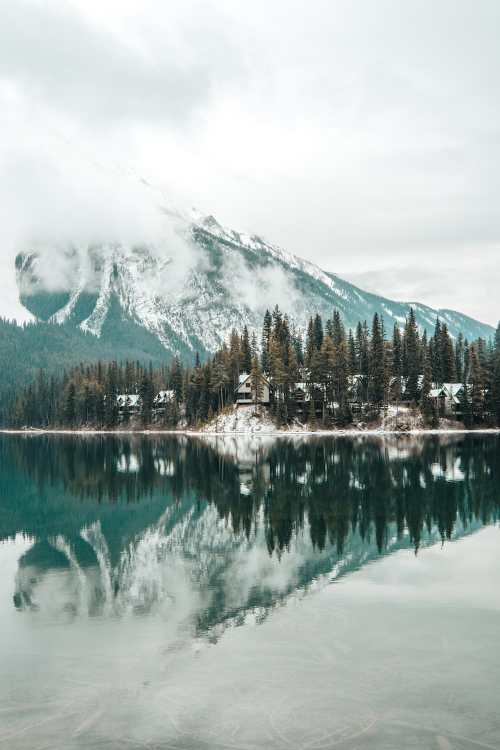
#> input picture Q2/chapter1.jpg, 1000 x 1500 px (shown at 1/2 size)
$ python CH1.py
#> lines starting #> are read from the running program, lines starting #| are printed output that depends on the picture
from PIL import Image
import matplotlib.pyplot as plt
import pandas as pd
import time
from PIL import ImageDraw

img = Image.open('chapter1.jpg')
#> img is the input picture: PIL image 1000x1500 RGB; mean R, G, B 166, 177.4, 174

plt.imshow(img)

px = img.load()
print(px)
#> (printed output is left out)

pix_val = list(img.getdata())
#> pix_val = 1500000 items

print(pix_val)
#> (printed output is left out)

pixel = []

coordinates = []

for a in range(0, 1000):
    for b in range(0, 1500):
        rgb = px[a, b]
        coordinates.append([a, b])
#> after the loop, coordinates = 1500000 items

column = ['coordinated', 'RGB']
df = pd.DataFrame(zip(coordinates, pix_val), columns=column)
#> df = table of 1500000 rows and 2 columns
print(df)

list_of_list = [list(t) for t in pix_val]
#> list_of_list = 1500000 items
print(list_of_list)


current_time = int(time.time())
generated_number = (current_time % 100) + 50
if generated_number % 2 == 0:
    generated_number += 10
print(generated_number)

list_with_added_number = [[element + generated_number for element in sublist] for sublist in list_of_list]
#> list_with_added_number = 1500000 items
print(list_with_added_number)

list_of_tuples_after_addition = [tuple(sublist) for sublist in list_with_added_number]
#> list_of_tuples_after_addition = 1500000 items
print(list_of_tuples_after_addition)

df = pd.DataFrame(zip(coordinates, list_of_tuples_after_addition), columns=column)
print(df)

output_image = Image.new("RGB", (1000, 1500))
#> output_image: PIL image 1000x1500 RGB; every value is 0
draw = ImageDraw.Draw(output_image)

for row in df.itertuples(index=True, name='Pandas'):
    draw.point(row.coordinated, row.RGB)
#> this loop made 1500000 passes
#> row on passes 1 to 3: (0, [0, 0], (336, 344, 346)), (1, [0, 1], (336, 344, 346)), (2, [0, 2], (336, 344, 346))

name = 'chapter1out'
output_image.save('{}.jpg'.format(name))
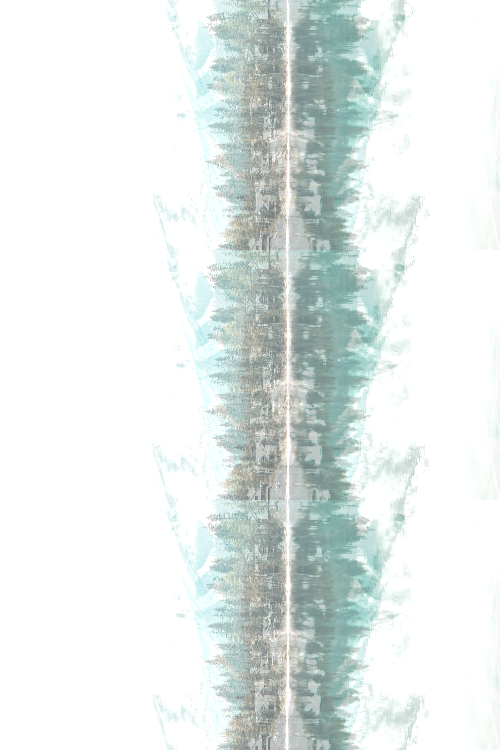
#> saved as chapter1out.jpg: PIL image 1000x1500 RGB (shown at 1/2 size); mean R, G, B 227.9, 234.7, 232.9

imgNew = Image.open('chapter1out.jpg')

plt.imshow(imgNew)

r_values = [sublist[0] for sublist in list_with_added_number]
#> r_values = 1500000 items
print(r_values)

sum_r_Values = sum(sublist[0] for sublist in list_with_added_number)
#> sum_r_Values = 400480023
print(sum_r_Values)
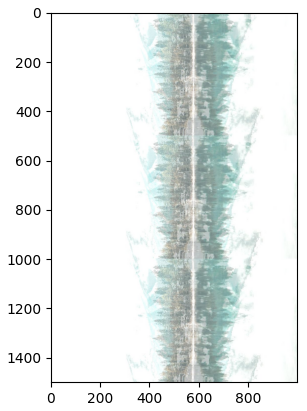
#> figure drawn by matplotlib, 1 panel
